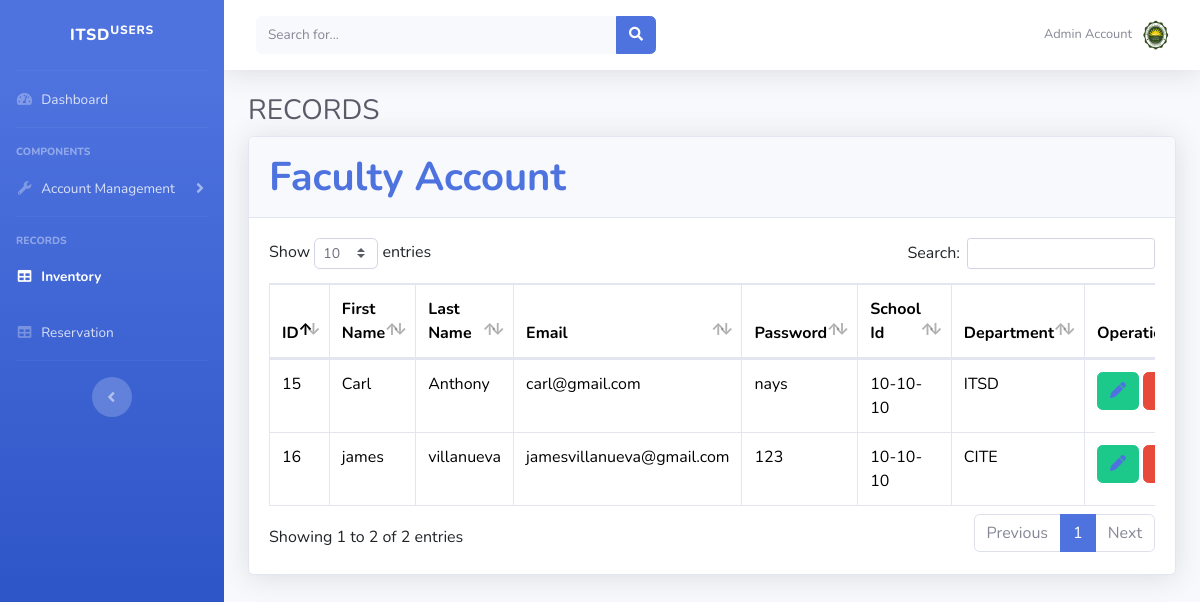
The page /record_user.php on the database its author committed.
### tables this page shows
CREATE TABLE `user` (
  `id` int(255) NOT NULL,
  `fname` varchar(255) NOT NULL,
  `lname` varchar(255) NOT NULL,
  `email` varchar(255) NOT NULL,
  `pass` varchar(255) NOT NULL,
  `schoolid` varchar(255) NOT NULL,
  `department` varchar(255) DEFAULT NULL
);

### record_user.php (the view, shortened to what this page needs)
<?php
   include "conn.php";
?>
<!DOCTYPE html>
<html lang="en">
<head>
  <link href="assets/vendor/bootstrap/css/bootstrap.min.css" rel="stylesheet">
  <link href="assets/vendor/bootstrap-icons/bootstrap-icons.css" rel="stylesheet">
    <link href="vendor/fontawesome-free/css/all.min.css" rel="stylesheet" type="text/css">
    <link href="css/sb-admin-2.min.css" rel="stylesheet">
    <link href="vendor/datatables/dataTables.bootstrap4.min.css" rel="stylesheet">
</head>
<body id="page-top">
    <div id="wrapper">
        <ul class="navbar-nav bg-gradient-primary sidebar sidebar-dark accordion" id="accordionSidebar">
            <a class="sidebar-brand d-flex align-items-center justify-content-center" href="tables.php">
                <div class="sidebar-brand-text mx-3">ITSD<sup>USERS</sup></div>
            </a>
            <hr class="sidebar-divider my-0">
            <li class="nav-item">
                <a class="nav-link" href="dashboard.php">
                    <i class="fas fa-fw fa-tachometer-alt"></i>
                    <span>Dashboard</span></a>
            </li>
            <hr class="sidebar-divider">
            <div class="sidebar-heading">
                Components
            </div>
            <li class="nav-item">
                <a class="nav-link collapsed" href="#" data-toggle="collapse" data-target="#collapseUtilities"
                    aria-expanded="true" aria-controls="collapseUtilities">
                    <i class="fas fa-fw fa-wrench"></i>
                    <span>Account Management</span>
                </a>
            </li>
            <hr class="sidebar-divider">
            <div class="sidebar-heading">
                Records
            </div>
            <li class="nav-item active">
                <a class="nav-link" href="tables.php">
                    <i class="fas fa-fw fa-table"></i>
                    <span>Inventory</span></a>
            </li>
             <li class="nav-item">
                <a class="nav-link" href="#">
                    <i class="fas fa-fw fa-table"></i>
                    <span>Reservation</span></a>
            </li>
            <hr class="sidebar-divider d-none d-md-block">
            <div class="text-center d-none d-md-inline">
                <button class="rounded-circle border-0" id="sidebarToggle"></button>
            </div>
        </ul>
        <div id="content-wrapper" class="d-flex flex-column">
            <div id="content">
                <nav class="navbar navbar-expand navbar-light bg-white topbar mb-4 static-top shadow">
                    <form
                        class="d-none d-sm-inline-block form-inline mr-auto ml-md-3 my-2 my-md-0 mw-100 navbar-search">
                        <div class="input-group">
                            <input type="text" class="form-control bg-light border-0 small" placeholder="Search for..."
                                aria-label="Search" aria-describedby="basic-addon2">
                            <div class="input-group-append">
                                <button class="btn btn-primary" type="button">
                                    <i class="fas fa-search fa-sm"></i>
                                </button>
                            </div>
                        </div>
                    </form>
                    <ul class="navbar-nav ml-auto">
                        <li class="nav-item dropdown no-arrow">
                            <a class="nav-link dropdown-toggle" href="#" id="userDropdown" role="button"
                                data-toggle="dropdown" aria-haspopup="true" aria-expanded="false">
                                <span class="mr-2 d-none d-lg-inline text-gray-600 small">Admin Account</span>
                                <img class="img-profile rounded-circle"
                                    src="img/ui3.jpg">
                            </a>
                        </li>
                    </ul>
                </nav>
                <div class="container-fluid">
                    <h1 class="h3 mb-2 text-gray-800">RECORDS</h1>
                     <div class="card shadow mb-4">
                     <div class="card-header py-3">
    <h1 class="m-0 font-weight-bold text-primary">Faculty Account</h1>
</div>
<div class="card-body">
    <div class="table-responsive">
        <table class="table table-bordered" id="dataTable" width="100%" cellspacing="0">
            <thead>
                <tr>
                    <th>ID</th>
                    <th>First Name</th>
                    <th>Last Name</th>
                    <th>Email</th>
                    <th>Password</th>
                    <th>School Id</th>
                    <th>Department</th>
                    <th>Operation</th>
                </tr>
            </thead>
            <tbody>
                <?php
                $getdata = mysqli_query($conn, "SELECT * FROM user ");
                while ($row = mysqli_fetch_array($getdata)) {
                ?>
                    <tr>
                        <td><?php echo htmlspecialchars($row['id']); ?></td>
                        <td><?php echo htmlspecialchars($row['fname']); ?></td>
                        <td><?php echo htmlspecialchars($row['lname']); ?></td>
                        <td><?php echo htmlspecialchars($row['email']); ?></td>
                        <td><?php echo htmlspecialchars($row['pass']); ?></td>
                        <td><?php echo htmlspecialchars($row['schoolid']); ?></td>
                        <td><?php echo htmlspecialchars($row['department']); ?></td>
                        <td>
                            <button class="action btn btn-success">
                                <a href="update_user.php?id=<?php echo $row['id']; ?>">
                                <i class="fa-solid fa-pen"></i>
                            </button>
                            <button class="btn btn-danger">
                            </button>
                        </td>
                    </tr>
                    </div>
                <?php
                }
                ?>
    </div>
</div>
</div>
            </div>
        </div>
</body>
</html>

### rows shown on the page
user: id "15", fname "Carl", lname "Anthony", email "carl@gmail.com", pass "nays", schoolid "10-10-10", department "ITSD"
user: id "16", fname "james", lname "villanueva", email "jamesvillanueva@gmail.com", pass "123", schoolid "10-10-10", department "CITE"
